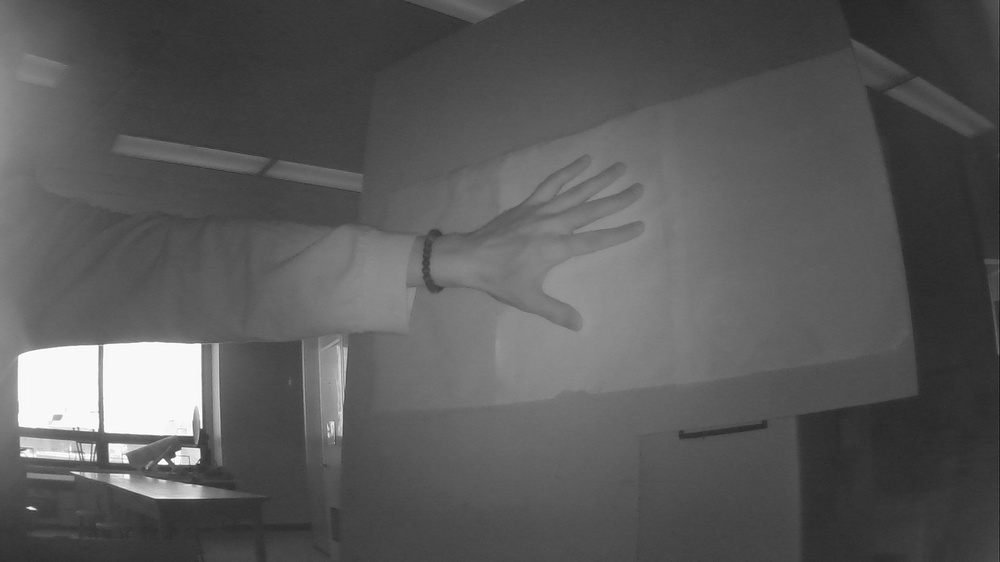
#> input picture ActualIrCorrect/WIN_20241021_12_06_32_Pro.jpg, 1000 x 562 px, shrunk from 1920 x 1080 before the run; its folder holds only this picture in this run
$ jupyter execute HueCorrect.ipynb
#> lines starting #> are read from the running program, lines starting #| are printed output that depends on the picture
[cell 1]
import cv2
import numpy as np
import matplotlib.pyplot as plt
import glob

[cell 2]
images = glob.glob('*.jpg')
image = cv2.imread(images[0])
#> image is the input picture: shape (562, 1000, 3); min 23, max 255, mean 89.4
hsv = cv2.cvtColor(image, cv2.COLOR_BGR2HSV)
#> hsv: shape (562, 1000, 3); mean H, S, V 0, 0, 89.4
h,s,v = cv2.split(hsv)
#> h: shape (562, 1000); every value is 0
plt.imshow(h, cmap='gray')
plt.show()
plt.imshow(s, cmap='gray')
plt.show()
plt.imshow(v, cmap='gray')
plt.show()
h= np.ones_like(h)*14
#shift saturation to 0
s= np.ones_like(h)*150
combined = cv2.merge([h,s,v])
#> combined: shape (562, 1000, 3); mean H, S, V 14, 150, 89.4
combined = cv2.cvtColor(combined, cv2.COLOR_HSV2BGR)
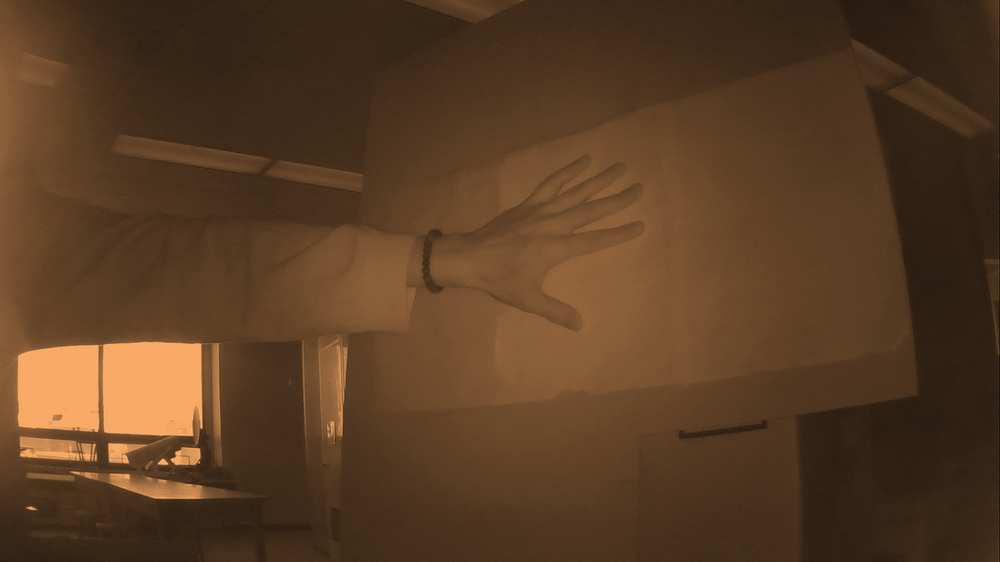
#> combined: shape (562, 1000, 3); mean B, G, R 36.3, 60.9, 89.4
plt.imshow(cv2.cvtColor(combined, cv2.COLOR_BGR2RGB))
plt.show()


$ run again, on ActualIrCorrect/WIN_20241021_12_06_35_Pro.jpg
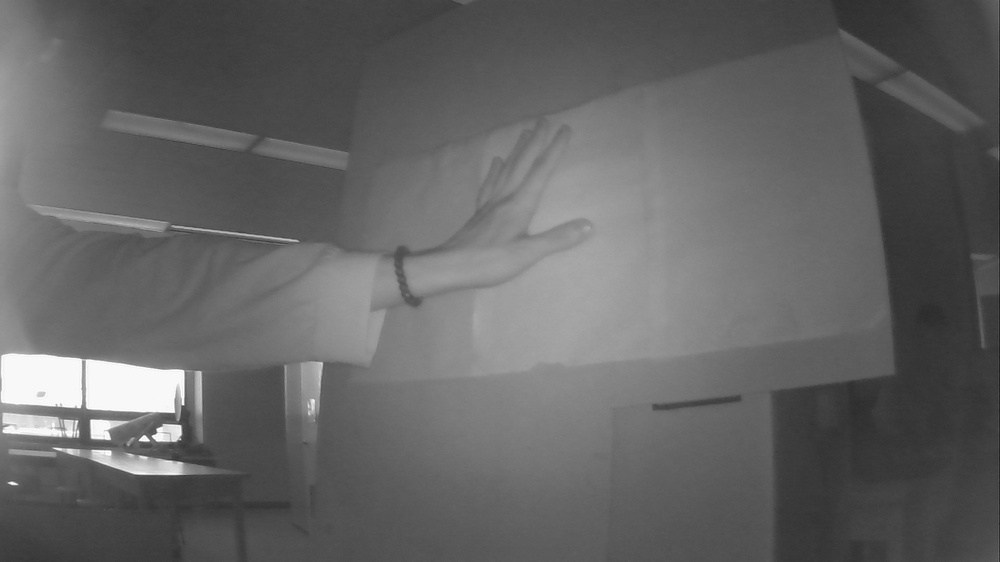
#> input picture ActualIrCorrect/WIN_20241021_12_06_35_Pro.jpg, 1000 x 562 px, shrunk from 1920 x 1080 before the run
#> image is the input picture: shape (562, 1000, 3); min 26, max 255, mean 99.7
#> hsv: shape (562, 1000, 3); mean H, S, V 0, 0, 99.7
#> h: shape (562, 1000); every value is 0
#> `combined = cv2.cvtColor(combined, cv2.COLOR_HSV2BGR)`:
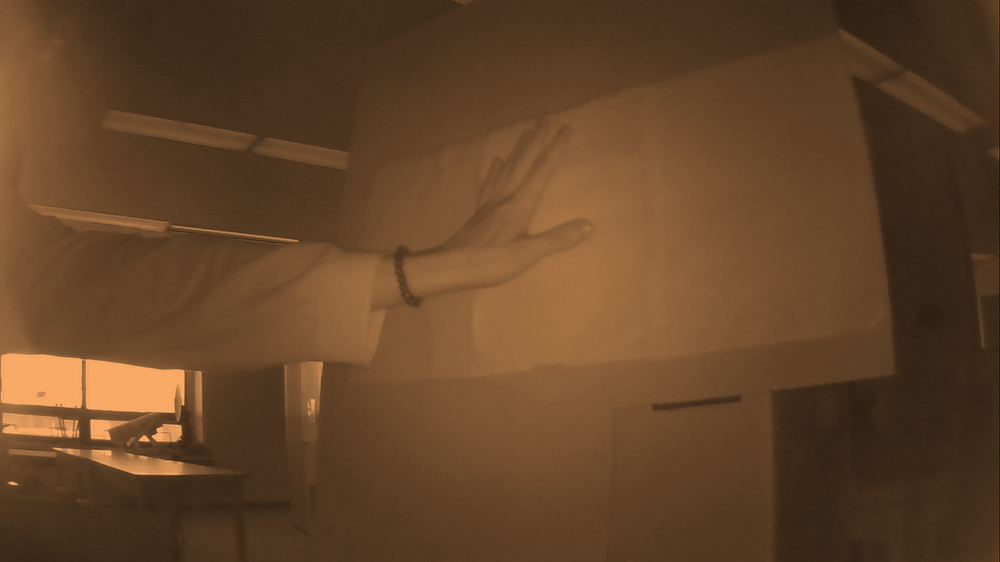
#> combined: shape (562, 1000, 3); mean B, G, R 40.6, 67.9, 99.7
